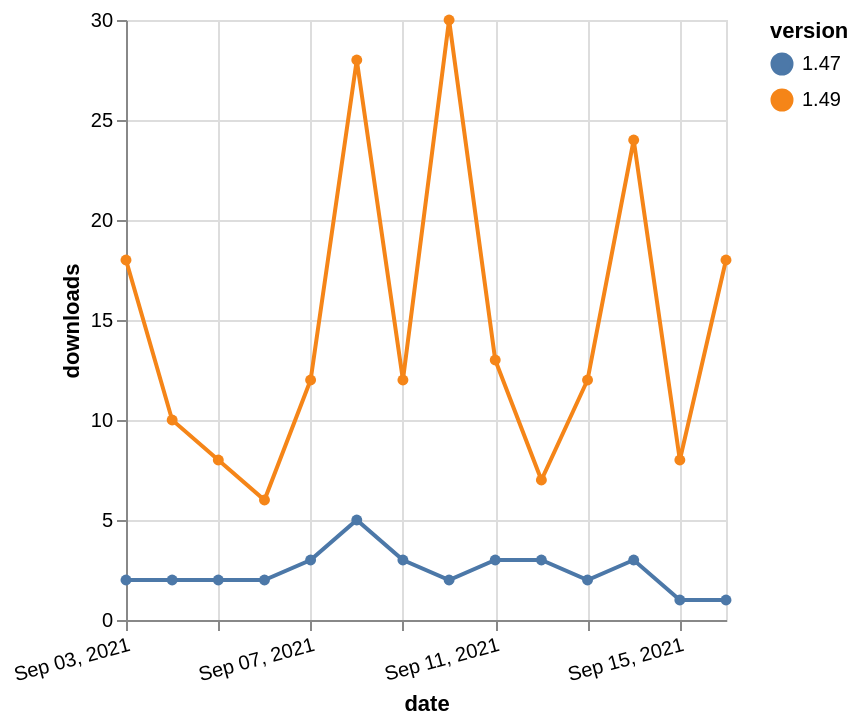

Describe this chart as a Vega-Lite specification.
### Vega-Lite specification from a JSON file in a GitHub repository (floating-point values rounded to 4 significant figures)
{"$schema": "https://vega.github.io/schema/vega-lite/v5.json", "description": "A simple bar chart with embedded data.", "data": {"values": [{"date": "2021-09-03", "total": 17205, "delta": 18, "version": "1.49"}, {"date": "2021-09-04", "total": 17215, "delta": 10, "version": "1.49"}, {"date": "2021-09-05", "total": 17223, "delta": 8, "version": "1.49"}, {"date": "2021-09-06", "total": 17229, "delta": 6, "version": "1.49"}, {"date": "2021-09-07", "total": 17241, "delta": 12, "version": "1.49"}, {"date": "2021-09-08", "total": 17269, "delta": 28, "version": "1.49"}, {"date": "2021-09-09", "total": 17281, "delta": 12, "version": "1.49"}, {"date": "2021-09-10", "total": 17311, "delta": 30, "version": "1.49"}, {"date": "2021-09-11", "total": 17324, "delta": 13, "version": "1.49"}, {"date": "2021-09-12", "total": 17331, "delta": 7, "version": "1.49"}, {"date": "2021-09-13", "total": 17343, "delta": 12, "version": "1.49"}, {"date": "2021-09-14", "total": 17367, "delta": 24, "version": "1.49"}, {"date": "2021-09-15", "total": 17375, "delta": 8, "version": "1.49"}, {"date": "2021-09-16", "total": 17393, "delta": 18, "version": "1.49"}, {"date": "2021-09-03", "total": 6736, "delta": 2, "version": "1.47"}, {"date": "2021-09-04", "total": 6738, "delta": 2, "version": "1.47"}, {"date": "2021-09-05", "total": 6740, "delta": 2, "version": "1.47"}, {"date": "2021-09-06", "total": 6742, "delta": 2, "version": "1.47"}, {"date": "2021-09-07", "total": 6745, "delta": 3, "version": "1.47"}, {"date": "2021-09-08", "total": 6750, "delta": 5, "version": "1.47"}, {"date": "2021-09-09", "total": 6753, "delta": 3, "version": "1.47"}, {"date": "2021-09-10", "total": 6755, "delta": 2, "version": "1.47"}, {"date": "2021-09-11", "total": 6758, "delta": 3, "version": "1.47"}, {"date": "2021-09-12", "total": 6761, "delta": 3, "version": "1.47"}, {"date": "2021-09-13", "total": 6763, "delta": 2, "version": "1.47"}, {"date": "2021-09-14", "total": 6766, "delta": 3, "version": "1.47"}, {"date": "2021-09-15", "total": 6767, "delta": 1, "version": "1.47"}, {"date": "2021-09-16", "total": 6768, "delta": 1, "version": "1.47"}]}, "width": "container", "mark": {"type": "line", "point": {"filled": true}}, "encoding": {"x": {"field": "date", "type": "temporal", "timeUnit": "yearmonthdate", "title": "date", "axis": {"labelAngle": -15}}, "y": {"field": "delta", "type": "quantitative", "title": "downloads"}, "color": {"field": "version", "type": "nominal"}, "tooltip": {"field": "delta"}}}
